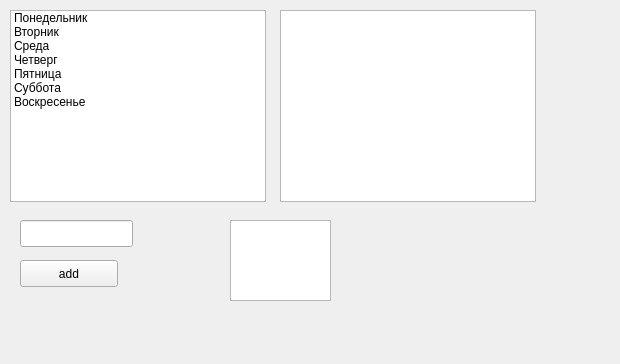
<?xml version="1.0" encoding="UTF-8"?>
<ui version="4.0">
 <class>Widget</class>
 <widget class="QWidget" name="Widget">
  <property name="geometry">
   <rect>
    <x>0</x>
    <y>0</y>
    <width>620</width>
    <height>364</height>
   </rect>
  </property>
  <property name="windowTitle">
   <string>Widget</string>
  </property>
  <widget class="QListWidget" name="listWidget">
   <property name="geometry">
    <rect>
     <x>10</x>
     <y>10</y>
     <width>256</width>
     <height>192</height>
    </rect>
   </property>
   <property name="dragEnabled">
    <bool>true</bool>
   </property>
   <property name="dragDropMode">
    <enum>QAbstractItemView::DragOnly</enum>
   </property>
   <item>
    <property name="text">
     <string>Понедельник</string>
    </property>
   </item>
   <item>
    <property name="text">
     <string>Вторник</string>
    </property>
   </item>
   <item>
    <property name="text">
     <string>Среда</string>
    </property>
   </item>
   <item>
    <property name="text">
     <string>Четверг</string>
    </property>
   </item>
   <item>
    <property name="text">
     <string>Пятница</string>
    </property>
   </item>
   <item>
    <property name="text">
     <string>Суббота</string>
    </property>
   </item>
   <item>
    <property name="text">
     <string>Воскресенье</string>
    </property>
   </item>
  </widget>
  <widget class="QListWidget" name="listWidget_2">
   <property name="geometry">
    <rect>
     <x>280</x>
     <y>10</y>
     <width>256</width>
     <height>192</height>
    </rect>
   </property>
   <property name="dragDropOverwriteMode">
    <bool>false</bool>
   </property>
   <property name="dragDropMode">
    <enum>QAbstractItemView::DropOnly</enum>
   </property>
   <property name="defaultDropAction">
    <enum>Qt::TargetMoveAction</enum>
   </property>
  </widget>
  <widget class="QListWidget" name="listWidget_3">
   <property name="geometry">
    <rect>
     <x>230</x>
     <y>220</y>
     <width>101</width>
     <height>81</height>
    </rect>
   </property>
   <property name="dragDropMode">
    <enum>QAbstractItemView::DropOnly</enum>
   </property>
  </widget>
  <widget class="QLineEdit" name="lineEdit">
   <property name="geometry">
    <rect>
     <x>20</x>
     <y>220</y>
     <width>113</width>
     <height>27</height>
    </rect>
   </property>
  </widget>
  <widget class="QPushButton" name="pushButton">
   <property name="geometry">
    <rect>
     <x>20</x>
     <y>260</y>
     <width>98</width>
     <height>27</height>
    </rect>
   </property>
   <property name="text">
    <string>add</string>
   </property>
  </widget>
 </widget>
 <layoutdefault spacing="6" margin="11"/>
 <resources/>
 <connections/>
</ui>
